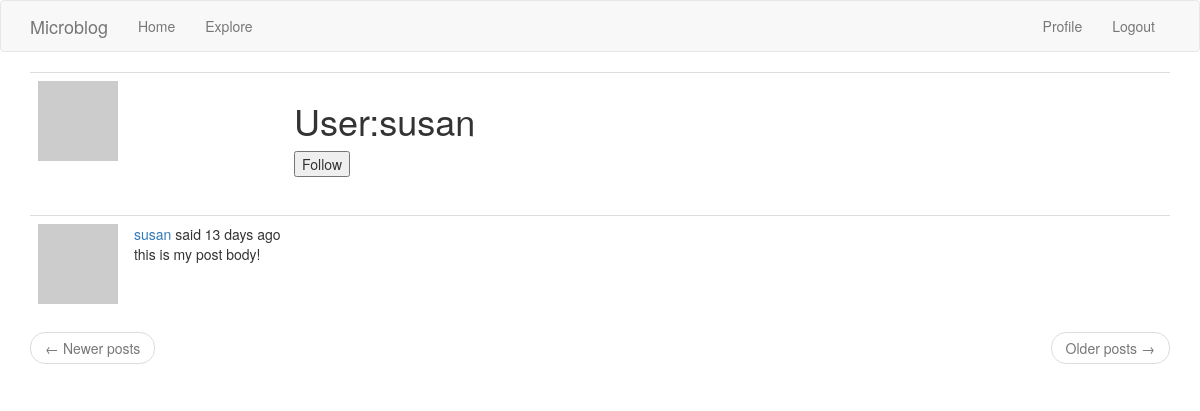
Page /user/susan (signed in) on the earlier database version.
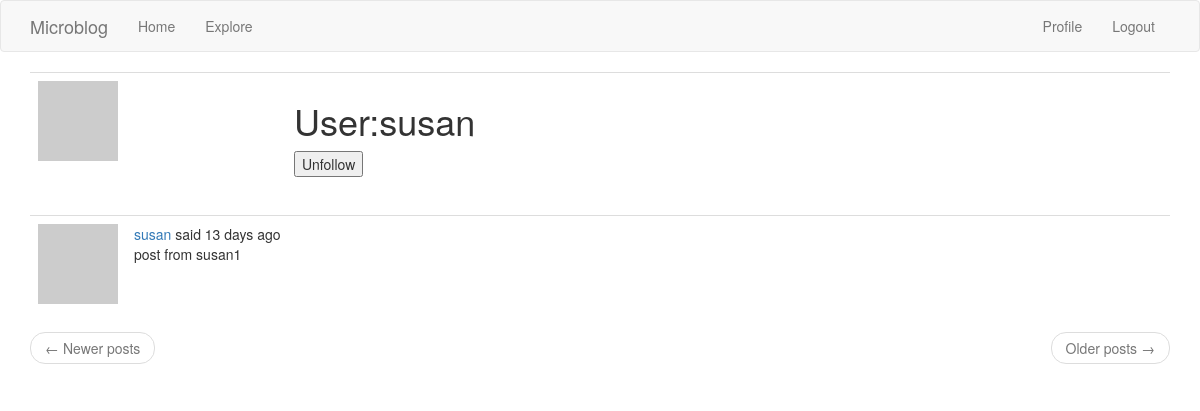
Same page on the later database version.
### app/models.py (models this page shows, shortened)
class Post(db.Model):
	id = db.Column(db.Integer, primary_key=True)
	body = db.Column(db.String(140))
	timestamp = db.Column(db.DateTime, index=True, default=datetime.utcnow)
	user_id = db.Column(db.Integer, db.ForeignKey('user.id'))
	language = db.Column(db.String(5))

### app/routes.py (the view)
@app.route('/user/<username>')
@login_required
def user(username):
    user = User.query.filter_by(username=username).first_or_404()
    page = request.args.get('page', 1, type=int)
    posts = user.posts.order_by(Post.timestamp.desc()).paginate(page, app.config['POSTS_PER_PAGE'], False)
    next_url = url_for('user', username=user.username, page=posts.next_num) if posts.has_next else None
    prev_url = url_for('user', username=user.username, page=posts.prev_num) if posts.has_prev else None
    form=EmptyForm()
    return render_template('user.html', user=user, posts=posts.items,form=form, next_url=next_url, prev_url=prev_url)

### app/forms.py
class EmptyForm(FlaskForm):
    submit = SubmitField('Submit')

### app/models.py (called while the page is built)
@login.user_loader
def load_user(id):
	return User.query.get(int(id))

	def avatar(self, size):
		digest = md5(self.email.lower().encode('utf-8')).hexdigest()
		return 'https://www.gravatar.com/avatar/{}?d=identicon&s={}'.format(digest, size)

	def is_following(self, user):
		return self.followed.filter(followers.c.followed_id==user.id).count()>0

### app/routes.py (called while the page is built)
@app.before_request
def before_request():
    if current_user.is_authenticated:
        current_user.last_seen = datetime.utcnow()
        db.session.commit()
    g.locale = 'zh' if str(get_locale()).startswith('zh') else str(get_locale())

### app/templates/user.html (shortened to what this page needs)
{% extends "base.html" %}
{% block app_content %}
	<table class="table table-hover">
		<tr>
			<td width="256px"><img src="{{ user.avatar(256) }}"></td>
			<td>
				<h1>User:{{ user.username }}</h1>
				{% if user == current_user %}
					<p>
						<a href="{{ url_for('edit_profile') }}">Edit your profile</a>
					</p>
				{% elif not current_user.is_following(user) %}
					<p>
						<form action="{{ url_for('follow', username=user.username) }}" method="POST">
							{{ form.submit(value='Follow') }}
						</form>
					</p>
				{% else %}
					<p>
						<form action="{{ url_for('unfollow', username=user.username) }}" method="POST">
							{{ form.submit(value='Unfollow') }}
						</form>
					</p>
				{% endif %}
			</td>
		</tr>
	</table>
	{% for post in posts %}
		{% include '_post.html' %}
	{% endfor%}
	<nav aria-label="...">
		<ul class="pager">
			<li class="previous{% if not prev_url %} disabled{% endif %}">
				<a href="{{ prev_url or '#' }}">
					<span aria-hidden="true">&larr;</span> Newer posts
				</a>
			</li>
			<li class="next{% if not next_url %} disabled{% endif %}">
				<a href="{{ next_url or '#' }}">
					Older posts <span aria-hidden="true">&rarr;</span>
				</a>
			</li>
		</ul>
	</nav>
{% endblock%}

### app/templates/_post.html (shortened to what this page needs)
<table class="table table-hover">
    <tr>
        <td width="70px">
            <a href="{{ url_for('user', username=post.author.username) }}">
                <img src="{{ post.author.avatar(70) }}" />
            </a>
        </td>
        <td>
            {{ _('%(username)s said %(when)s', username=user_link, when=moment(post.timestamp).fromNow()) }}
            <br>
            <span id="post{{ post.id }}">{{ post.body }}</span>
        </td>
    </tr>
</table>

Differences in the rows shown:
changed Post: body "this is my post body!" → "post from susan1"
Other differences:
form field submit: (not shown) → "Unfollow"
form field submit: "Follow" → (not shown)
